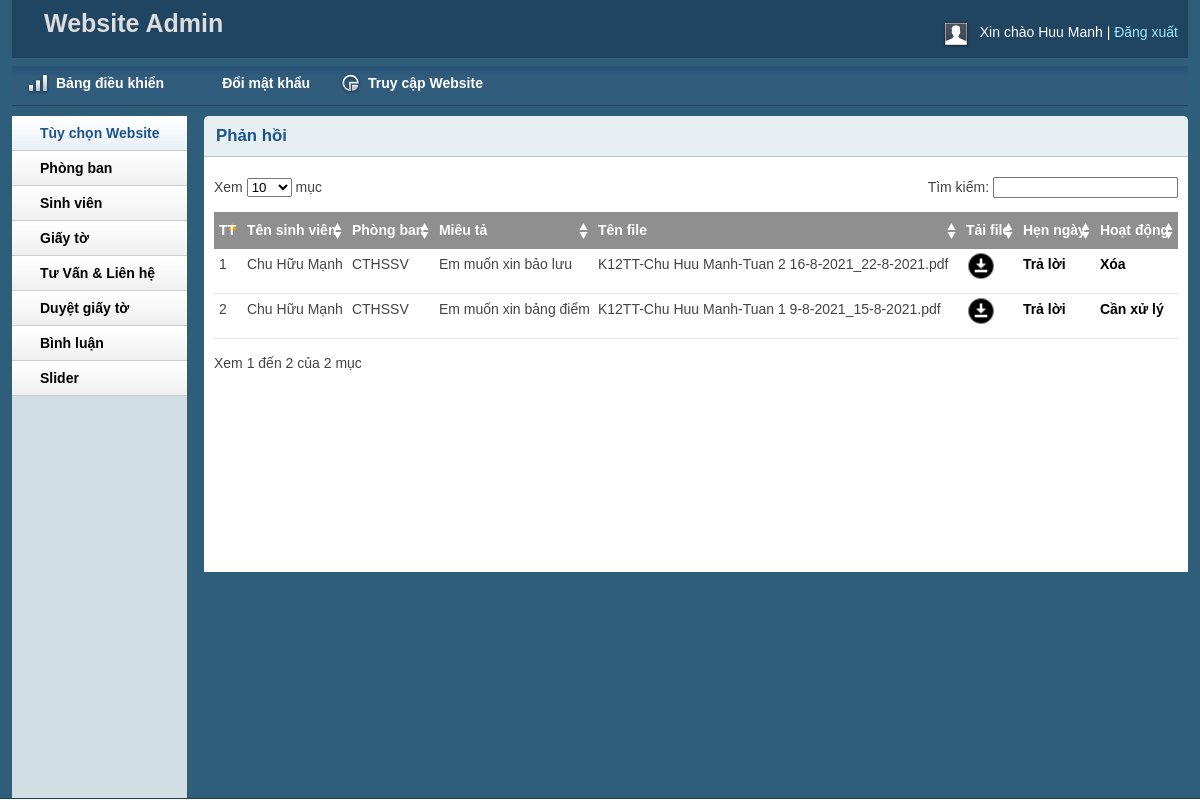
Screenshot of /admin/scanfadmin.php (signed in) with the database file from the repository.
### tables this page shows
CREATE TABLE IF NOT EXISTS `tbl_scanf` (
`scanf_Id` int(11) NOT NULL,
  `id` int(11) NOT NULL,
  `departmentId` int(11) NOT NULL,
  `scanf_desc` varchar(255) NOT NULL,
  `scanf_file` varchar(255) NOT NULL,
  `scanf_Date` date NOT NULL,
  `cmt` varchar(300) NOT NULL,
  `status` int(11) NOT NULL,
  `date_scanf` date NOT NULL
);

CREATE TABLE IF NOT EXISTS `tbl_student` (
`id` int(11) NOT NULL,
  `name` varchar(255) NOT NULL,
  `address` varchar(255) NOT NULL,
  `city` varchar(50) NOT NULL,
  `country` varchar(50) NOT NULL,
  `mssv` varchar(30) NOT NULL,
  `class` varchar(200) NOT NULL,
  `department` varchar(50) NOT NULL,
  `phone` varchar(30) NOT NULL,
  `email` varchar(80) NOT NULL,
  `password` varchar(200) NOT NULL
);

CREATE TABLE IF NOT EXISTS `tbl_department` (
`departmentId` int(11) NOT NULL,
  `departmentName` varchar(255) NOT NULL
);

### lib/database.php (called while the page is built, shortened)
<?php
Class Database{
   public $host   = DB_HOST;
   public $user   = DB_USER;
   public $pass   = DB_PASS;
   public $dbname = DB_NAME;
   public $link;
private function connectDB(){
   $this->link = new mysqli($this->host, $this->user, $this->pass,
    $this->dbname);
 }
public function select($query){
  $result = $this->link->query($query) or
   die($this->link->error.__LINE__);
  if($result->num_rows > 0){
    return $result;
  } else {
    return false;
  }
 }
}

### classes/scanf.php (called while the page is built, shortened)
<?php
	$filepath = realpath(dirname(__FILE__));
	include_once ($filepath.'/../lib/database.php');
?>
<?php
	class scanf
	{
		private $db;
		public function __construct()
		{
			$this->db = new Database();
		}
		public function show_scanf(){
			$query = "
			SELECT tbl_scanf.*, tbl_department.departmentName, tbl_student.name
			FROM tbl_scanf INNER JOIN tbl_department ON tbl_scanf.departmentId = tbl_department.departmentId INNER JOIN tbl_student ON tbl_scanf.id = tbl_student.id
			order by tbl_scanf.scanf_Id desc";
			$result = $this->db->select($query);
			return $result;
		}
	}
?>

### admin/scanfadmin.php (the view, shortened to what this page needs)
<?php include 'inc/header.php';?>
<?php include 'inc/sidebar.php';?>
<?php include '../classes/scanf.php';?>
<div class="grid_10">
    <div class="box round first grid">
        <h2>Phản hồi</h2>
        <div class="block">
            <table class="display datatable" id="example">
                    <thead id="thead">
                        <tr>
                            <th>TT</th>
                            <th>Tên sinh viên</th>
                            <th>Phòng ban</th>
                            <th>Miêu tả</th>
                            <th>Tên file</th>
                            <th>Tải file</th>
                            <th>Hẹn ngày</th>
                            <th>Hoạt động</th>
                        </tr>
                    </thead>
                    <tbody>
                    <?php
                        $i = 1;
                        $scanf = new scanf();
                        $get_scanfs = $scanf->show_scanf();
                        if($get_scanfs){
                            while($result = $get_scanfs->fetch_assoc()){
                    ?>
                        <tr class="odd gradeX limit">
                            <td ><?php echo $i ?></td>
                            <td ><?php echo $result['name'] ?></td>
                            <td ><?php echo $result['departmentName'] ?></td>
                            <td ><?php echo $result['scanf_desc'] ?></td>
                            <td ><?php echo $result['scanf_file'] ?></td>
                            <td style="vertical-align: middle;"><a href="/webthuctap/webthuctap/admin/uploads/<?=$result['scanf_file']?>"><img src="../images/download.png" width="30" height="30" ></a></td>
                            <td ><a href="feedback.php?scanf_Id=<?php echo $result['scanf_Id'] ?>">Trả lời</a></td>
                            <td ><?php
                            if($result['status']==0){
                            ?>
                                <a href="?shiftid=<?php echo $result['scanf_Id'] ?>&time=<?php echo $result['date_scanf'] ?>">Cần xử lý</a>
                                <?php
                            }elseif($result['status']==1){
                                ?>
                                <?php
                                echo 'Đang giải quyết';
                                ?>
                            <?php
                            }elseif($result['status']==2){
                            ?>
                            <a onclick = "return confirm('Bạn có muốn xóa?')" href="?delsc=<?php echo $result['scanf_Id'] ?>&time=<?php echo $result['date_scanf'] ?>">Xóa</a>
                            <?php
                                }
                            ?></td>
                        </tr>
                        <?php
                        $i++;
                            }
                        }
                        ?>
                    </tbody>
                </table>
       </div>
    </div>
</div>
<?php include 'inc/footer.php';?>

### admin/css/text.css (style rules this page uses)
body { font: 13px/1.5 Tahoma, Helvetica, Arial, 'Liberation Sans', FreeSans, sans-serif; }
h2 { font-size: 23px; }
p, dl, hr, h1, h2, h3, h4, h5, h6, ol, ul, pre, table, address, fieldset { margin-bottom: 20px; }

### admin/css/grid.css (style rules this page uses)
.grid_1, .grid_2, .grid_3, .grid_4, .grid_5, .grid_6, .grid_7, .grid_8, .grid_9, .grid_10, .grid_11, .grid_12, .grid_13, .grid_14, .grid_15, .grid_16 { display: inline; float: left; margin-left: 1%; margin-right: 1%; }
.container_12 .grid_10 { width: 81.333%; }

### admin/css/layout.css (style rules this page uses)
body { background: #fff none repeat scroll 0 0; color: #444; font-size: 14px; padding: 0; }
a { color: #000; font-weight:bold; text-decoration: none; }
h1, h2, h3, h4, h5, h6 { line-height:1.2em; margin-bottom:.3em; }
h2 { margin-top:1em; }
.box { background:#fff; margin-bottom:20px; padding:10px 10px 10px 10px; margin-left:-8px; }
.box.grid { padding-bottom:40px; }
.box.round { -moz-border-radius: 5px 5px 0px 0px; -webkit-border-radius: 5px 5px 0px 0px; border-radius: 5px 5px 0px 0px; }
.box h2 { font-size:1.2em; font-weight:bold; color:#1B548D; background:#E6F0F3; margin:-10px -10px 0 -10px; padding:10px 12px; border-bottom:1px solid #B3CBD6; -moz-border-radius: 5px 5px 0px 0px; -webkit-border-radius: 5px 5px 0px 0px; border-radius: 5px 5px 0px 0px; }
.box.first { min-height: 406px; }
.block { padding-top:20px; }
p { margin-bottom:1em; }
.block { padding-bottom:1px; }
table.display { margin: 0 auto; clear: both; width: 100%; }
.sorting_asc { background: #8f8f8f url(../img/table/sort_asc.png) no-repeat center right; padding:8px 5px; text-align:left; color:#fff; }
.sorting { background:#8f8f8f url(../img/table/sort_both.png) no-repeat center right; padding:8px 5px; text-align:left; color:#fff; }
tr.odd { height: 30px; line-height: 30px; border-bottom:1px solid #e6e6e6; }
tr.even { height: 30px; line-height: 30px; border-bottom:1px solid #e6e6e6; }
tr.odd td, tr.even td { padding-left:5px; }

### rows the page displays
tbl_scanf: tbl_student.name "Chu Hữu Mạnh", departmentId.departmentName "CTHSSV", scanf_desc "Em muốn xin bảo lưu", scanf_file "K12TT-Chu Huu Manh-Tuan 2 16-8-2021_22-8-2021.pdf"
tbl_scanf: tbl_student.name "Chu Hữu Mạnh", departmentId.departmentName "CTHSSV", scanf_desc "Em muốn xin bảng điểm", scanf_file "K12TT-Chu Huu Manh-Tuan 1 9-8-2021_15-8-2021.pdf"

### other values shown
Session::get('adminName') "Huu Manh"
